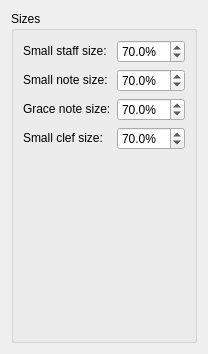
     <widget class="QWidget" name="Page12">
      <layout class="QVBoxLayout" name="verticalLayout_18">
       <property name="spacing">
        <number>0</number>
       </property>
       <item>
        <widget class="QGroupBox" name="groupBox_10">
         <property name="title">
          <string>Sizes</string>
         </property>
         <layout class="QGridLayout" name="gridLayout_1">
          <item row="0" column="0">
           <widget class="QLabel" name="label_38">
            <property name="sizePolicy">
             <sizepolicy hsizetype="Fixed" vsizetype="Fixed">
              <horstretch>0</horstretch>
              <verstretch>0</verstretch>
             </sizepolicy>
            </property>
            <property name="text">
             <string>Small staff size:</string>
            </property>
            <property name="buddy">
             <cstring>smallStaffSize</cstring>
            </property>
           </widget>
          </item>
          <item row="0" column="1">
           <widget class="QDoubleSpinBox" name="smallStaffSize">
            <property name="sizePolicy">
             <sizepolicy hsizetype="Preferred" vsizetype="Fixed">
              <horstretch>0</horstretch>
              <verstretch>0</verstretch>
             </sizepolicy>
            </property>
            <property name="suffix">
             <string notr="true">%</string>
            </property>
            <property name="decimals">
             <number>1</number>
            </property>
            <property name="minimum">
             <double>10.000000000000000</double>
            </property>
            <property name="maximum">
             <double>200.000000000000000</double>
            </property>
            <property name="value">
             <double>70.000000000000000</double>
            </property>
           </widget>
          </item>
          <item row="1" column="0">
           <widget class="QLabel" name="label_44">
            <property name="sizePolicy">
             <sizepolicy hsizetype="Fixed" vsizetype="Fixed">
              <horstretch>0</horstretch>
              <verstretch>0</verstretch>
             </sizepolicy>
            </property>
            <property name="text">
             <string>Small note size:</string>
            </property>
            <property name="buddy">
             <cstring>smallNoteSize</cstring>
            </property>
           </widget>
          </item>
          <item row="1" column="1">
           <widget class="QDoubleSpinBox" name="smallNoteSize">
            <property name="sizePolicy">
             <sizepolicy hsizetype="Preferred" vsizetype="Fixed">
              <horstretch>0</horstretch>
              <verstretch>0</verstretch>
             </sizepolicy>
            </property>
            <property name="suffix">
             <string notr="true">%</string>
            </property>
            <property name="decimals">
             <number>1</number>
            </property>
            <property name="maximum">
             <double>200.000000000000000</double>
            </property>
            <property name="value">
             <double>70.000000000000000</double>
            </property>
           </widget>
          </item>
          <item row="2" column="0">
           <widget class="QLabel" name="label_39">
            <property name="sizePolicy">
             <sizepolicy hsizetype="Fixed" vsizetype="Fixed">
              <horstretch>0</horstretch>
              <verstretch>0</verstretch>
             </sizepolicy>
            </property>
            <property name="text">
             <string>Grace note size:</string>
            </property>
            <property name="buddy">
             <cstring>graceNoteSize</cstring>
            </property>
           </widget>
          </item>
          <item row="2" column="1">
           <widget class="QDoubleSpinBox" name="graceNoteSize">
            <property name="sizePolicy">
             <sizepolicy hsizetype="Preferred" vsizetype="Fixed">
              <horstretch>0</horstretch>
              <verstretch>0</verstretch>
             </sizepolicy>
            </property>
            <property name="suffix">
             <string notr="true">%</string>
            </property>
            <property name="decimals">
             <number>1</number>
            </property>
            <property name="minimum">
             <double>10.000000000000000</double>
            </property>
            <property name="maximum">
             <double>199.900000000000006</double>
            </property>
            <property name="value">
             <double>70.000000000000000</double>
            </property>
           </widget>
          </item>
          <item row="3" column="0">
           <widget class="QLabel" name="label_45">
            <property name="sizePolicy">
             <sizepolicy hsizetype="Fixed" vsizetype="Fixed">
              <horstretch>0</horstretch>
              <verstretch>0</verstretch>
             </sizepolicy>
            </property>
            <property name="text">
             <string>Small clef size:</string>
            </property>
            <property name="buddy">
             <cstring>smallClefSize</cstring>
            </property>
           </widget>
          </item>
          <item row="3" column="1">
           <widget class="QDoubleSpinBox" name="smallClefSize">
            <property name="sizePolicy">
             <sizepolicy hsizetype="Preferred" vsizetype="Fixed">
              <horstretch>0</horstretch>
              <verstretch>0</verstretch>
             </sizepolicy>
            </property>
            <property name="suffix">
             <string notr="true">%</string>
            </property>
            <property name="decimals">
             <number>1</number>
            </property>
            <property name="maximum">
             <double>199.000000000000000</double>
            </property>
            <property name="value">
             <double>70.000000000000000</double>
            </property>
           </widget>
          </item>
          <item row="4" column="0">
           <spacer>
            <property name="orientation">
             <enum>Qt::Vertical</enum>
            </property>
            <property name="sizeHint" stdset="0">
             <size>
              <width>20</width>
              <height>181</height>
             </size>
            </property>
           </spacer>
          </item>
         </layout>
        </widget>
       </item>
      </layout>
     </widget>
